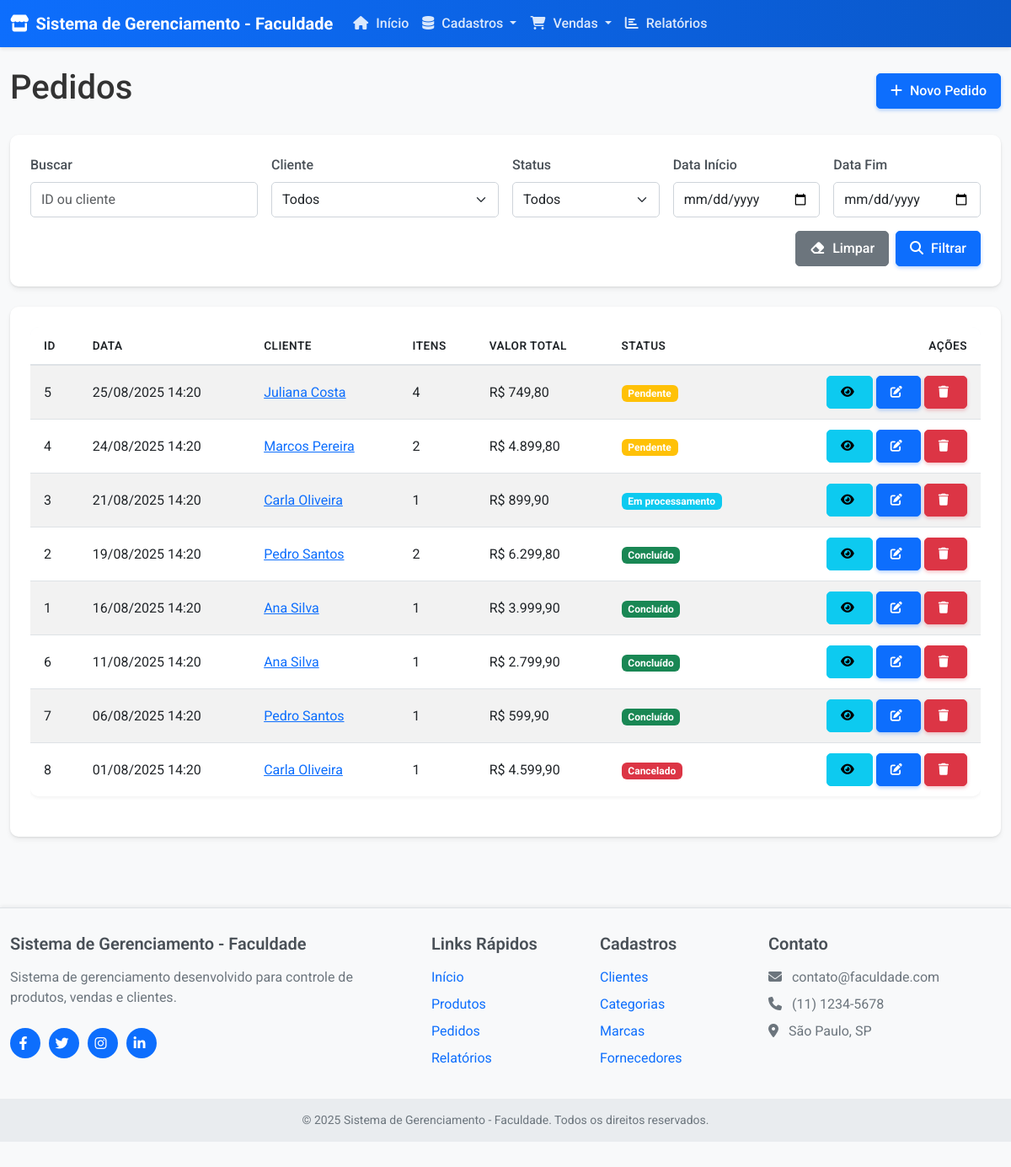
Page /pages/pedidos.php on the committed database.
### tables this page shows
CREATE TABLE IF NOT EXISTS pedido (
    IDPEDIDO INT AUTO_INCREMENT PRIMARY KEY,
    IDCLIENTE INT,
    DATAPEDIDO TIMESTAMP DEFAULT CURRENT_TIMESTAMP,
    VALORTOTAL DECIMAL(10,2) NOT NULL DEFAULT 0,
    STATUS VARCHAR(50) DEFAULT 'Pendente',
    OBSERVACOES TEXT,
    FOREIGN KEY (IDCLIENTE) REFERENCES cliente(IDCLIENTE) ON DELETE SET NULL
);

CREATE TABLE IF NOT EXISTS cliente (
    IDCLIENTE INT AUTO_INCREMENT PRIMARY KEY,
    NOME VARCHAR(100) NOT NULL,
    EMAIL VARCHAR(100),
    TELEFONE VARCHAR(20),
    ENDERECO VARCHAR(200),
    CIDADE VARCHAR(100),
    ESTADO VARCHAR(2),
    CEP VARCHAR(10),
    DATACADASTRO TIMESTAMP DEFAULT CURRENT_TIMESTAMP
);

### includes/database.php (called while the page is built, shortened)
<?php
class Database {
    private $host = DB_HOST;
    private $user = DB_USER;
    private $pass = DB_PASS;
    private $dbname = DB_NAME;
    private $conn;
    private $stmt;
    public function __construct() {
        $dsn = 'mysql:host=' . $this->host . ';dbname=' . $this->dbname;
        $options = array(
            PDO::ATTR_PERSISTENT => true,
            PDO::ATTR_ERRMODE => PDO::ERRMODE_EXCEPTION,
            PDO::ATTR_DEFAULT_FETCH_MODE => PDO::FETCH_ASSOC,
            PDO::MYSQL_ATTR_INIT_COMMAND => 'SET NAMES utf8'
        );
        try {
            $this->conn = new PDO($dsn, $this->user, $this->pass, $options);
        } catch(PDOException $e) {
            $this->error = $e->getMessage();
            echo 'Erro de conexão: ' . $this->error;
        }
    }
    public function query($sql, $params = []) {
        $this->stmt = $this->conn->prepare($sql);
        if (!empty($params)) {
            $i = 1;
            foreach ($params as $param) {
                $this->stmt->bindValue($i++, $param);
            }
        }
        $this->execute();
        return $this->stmt;
    }
    public function execute() {
        return $this->stmt->execute();
    }
}
?>

### pages/pedidos.php (the view, shortened to what this page needs)
<?php
require_once '../includes/database.php';
$db = new Database();
$page = isset($_GET['page']) ? (int)$_GET['page'] : 1;
$itemsPerPage = 10;
$offset = ($page - 1) * $itemsPerPage;
$search = isset($_GET['search']) ? cleanInput($_GET['search']) : '';
$dataInicio = isset($_GET['data_inicio']) ? cleanInput($_GET['data_inicio']) : '';
$dataFim = isset($_GET['data_fim']) ? cleanInput($_GET['data_fim']) : '';
$sql = "SELECT p.*, c.NOME as cliente_nome FROM pedido p
        LEFT JOIN cliente c ON p.IDCLIENTE = c.IDCLIENTE
        WHERE 1=1";
$params = [];
$sql .= " ORDER BY p.DATAPEDIDO DESC LIMIT $offset, $itemsPerPage";
$pedidos = $db->query($sql, $params)->fetchAll();
include '../includes/header.php';
?>
<div class="d-flex justify-content-between align-items-center mb-4">
    <h1>Pedidos</h1>
    <a href="pedido-form.php" class="btn btn-primary">
        <i class="fas fa-plus"></i> Novo Pedido
    </a>
</div>
<div class="card mb-4">
    <div class="card-body">
        <form method="GET" action="pedidos.php" class="row g-3">
            <div class="col-md-3">
                <label for="search" class="form-label">Buscar</label>
                <input type="text" class="form-control" id="search" name="search" value="<?php echo $search; ?>" placeholder="ID ou cliente">
            </div>
            <div class="col-md-3">
                <label for="cliente" class="form-label">Cliente</label>
                <select class="form-select" id="cliente" name="cliente">
                    <option value="">Todos</option>
                </select>
            </div>
            <div class="col-md-2">
                <label for="status" class="form-label">Status</label>
                <select class="form-select" id="status" name="status">
                    <option value="">Todos</option>
                </select>
            </div>
            <div class="col-md-2">
                <label for="data_inicio" class="form-label">Data Início</label>
                <input type="date" class="form-control" id="data_inicio" name="data_inicio" value="<?php echo $dataInicio; ?>">
            </div>
            <div class="col-md-2">
                <label for="data_fim" class="form-label">Data Fim</label>
                <input type="date" class="form-control" id="data_fim" name="data_fim" value="<?php echo $dataFim; ?>">
            </div>
            <div class="col-12 d-flex justify-content-end gap-2">
                <a href="pedidos.php" class="btn btn-secondary">
                    <i class="fas fa-eraser"></i> Limpar
                </a>
                <button type="submit" class="btn btn-primary">
                    <i class="fas fa-search"></i> Filtrar
                </button>
            </div>
        </form>
    </div>
</div>
<div class="card">
    <div class="card-body">
        <?php if (count($pedidos) > 0): ?>
            <div class="table-responsive">
                <table class="table table-hover table-striped">
                    <thead>
                        <tr>
                            <th>ID</th>
                            <th>Data</th>
                            <th>Cliente</th>
                            <th>Itens</th>
                            <th>Valor Total</th>
                            <th>Status</th>
                            <th class="text-end">Ações</th>
                        </tr>
                    </thead>
                    <tbody>
                        <?php foreach ($pedidos as $pedido):
                            $itensCount = $db->query(
                                "SELECT COUNT(*) as total FROM item_pedido WHERE IDPEDIDO = ?",
                                [$pedido['IDPEDIDO']]
                            )->fetch()['total'];
                        ?>
                            <tr>
                                <td><?php echo $pedido['IDPEDIDO']; ?></td>
                                <td><?php echo date('d/m/Y H:i', strtotime($pedido['DATAPEDIDO'])); ?></td>
                                <td>
                                    <?php if (!empty($pedido['cliente_nome'])): ?>
                                        <a href="cliente-detalhes.php?id=<?php echo $pedido['IDCLIENTE']; ?>">
                                            <?php echo $pedido['cliente_nome']; ?>
                                        </a>
                                    <?php else: ?>
                                        <span class="text-muted">Cliente não encontrado</span>
                                    <?php endif; ?>
                                </td>
                                <td><?php echo $itensCount; ?></td>
                                <td>R$ <?php echo number_format($pedido['VALORTOTAL'], 2, ',', '.'); ?></td>
                                <td>
                                    <?php
                                    $statusClass = '';
                                    switch ($pedido['STATUS']) {
                                        case 'Pendente':
                                            $statusClass = 'warning';
                                            break;
                                        case 'Em processamento':
                                            $statusClass = 'info';
                                            break;
                                        case 'Concluído':
                                            $statusClass = 'success';
                                            break;
                                        case 'Cancelado':
                                            $statusClass = 'danger';
                                            break;
                                    }
                                    ?>
                                    <span class="badge bg-<?php echo $statusClass; ?>">
                                        <?php echo $pedido['STATUS']; ?>
                                    </span>
                                </td>
                                <td class="text-end">
                                    <a href="pedido-detalhes.php?id=<?php echo $pedido['IDPEDIDO']; ?>" class="btn btn-sm btn-info" data-bs-toggle="tooltip" title="Detalhes">
                                        <i class="fas fa-eye"></i>
                                    </a>
                                    <a href="pedido-form.php?id=<?php echo $pedido['IDPEDIDO']; ?>" class="btn btn-sm btn-primary" data-bs-toggle="tooltip" title="Editar">
                                        <i class="fas fa-edit"></i>
                                    </a>
                                    <a href="pedidos.php?delete=<?php echo $pedido['IDPEDIDO']; ?>" class="btn btn-sm btn-danger btn-delete" data-bs-toggle="tooltip" title="Excluir">
                                        <i class="fas fa-trash"></i>
                                    </a>
                                </td>
                            </tr>
                        <?php endforeach; ?>
                    </tbody>
                </table>
            </div>
        <?php else: ?>
            <div class="alert alert-info">
                <i class="fas fa-info-circle"></i> Nenhum pedido encontrado.
            </div>
        <?php endif; ?>
    </div>
</div>
<?php
include '../includes/footer.php';
?>

### assets/css/style.css (style rules this page uses)
body { font-family: 'Roboto', sans-serif; background-color: #f8f9fa; color: #333; min-height: 100vh; display: flex; flex-direction: column; }
.card { border-radius: 10px; box-shadow: 0 4px 6px rgba(0, 0, 0, 0.05), 0 1px 3px rgba(0, 0, 0, 0.1); transition: transform 0.3s, box-shadow 0.3s; margin-bottom: 20px; border: none; overflow: hidden; }
.card-body { padding: 1.5rem; }
.btn { border-radius: 5px; padding: 0.5rem 1rem; transition: all 0.3s ease; position: relative; overflow: hidden; font-weight: 500; }
.btn::after { content: ''; position: absolute; top: 50%; left: 50%; width: 0; height: 0; background-color: rgba(255, 255, 255, 0.2); border-radius: 50%; transform: translate(-50%, -50%); transition: width 0.5s, height 0.5s; z-index: 1; pointer-events: none; }
.btn i { margin-right: 5px; }
.btn-primary { background-color: #0d6efd; border-color: #0d6efd; box-shadow: 0 2px 4px rgba(13, 110, 253, 0.3); }
.btn-danger { background-color: #dc3545; border-color: #dc3545; box-shadow: 0 2px 4px rgba(220, 53, 69, 0.3); }
.table { background-color: #fff; border-radius: 10px; overflow: hidden; box-shadow: 0 2px 4px rgba(0, 0, 0, 0.05); margin-bottom: 1.5rem; }
.table-responsive { border-radius: 10px; overflow: hidden; }
.table thead { background-color: #f1f4f9; }
.table th { font-weight: 600; border-bottom: 2px solid #dee2e6; text-transform: uppercase; font-size: 0.85rem; letter-spacing: 0.5px; padding: 0.75rem 1rem; vertical-align: middle; }
.table tbody td { padding: 0.75rem 1rem; vertical-align: middle; }
.table tbody tr:last-child td { border-bottom: none; }
.form-control, .form-select { border-radius: 5px; padding: 0.5rem 0.75rem; border: 1px solid #ced4da; transition: all 0.3s ease; }
.form-label { font-weight: 500; margin-bottom: 0.5rem; color: #495057; }
.fa, .fas, .far, .fab { margin-right: 5px; }

### assets/css/animations.css (style rules this page uses)
.hover-lift { transition: transform 0.3s ease, box-shadow 0.3s ease; }
.fade-in-element { opacity: 0; animation: fadeInAnimation 0.8s ease forwards; }
.pulse { animation: pulse 2s infinite; }
.btn-ripple { position: relative; overflow: hidden; }

### rows in the picture
pedido: IDPEDIDO "5", DATAPEDIDO "25/08/2025 14:20", IDCLIENTE.NOME "Juliana Costa", itensCount "4", VALORTOTAL "749,80", STATUS "Pendente"
pedido: IDPEDIDO "4", DATAPEDIDO "24/08/2025 14:20", IDCLIENTE.NOME "Marcos Pereira", itensCount "2", VALORTOTAL "4.899,80", STATUS "Pendente"
pedido: IDPEDIDO "3", DATAPEDIDO "21/08/2025 14:20", IDCLIENTE.NOME "Carla Oliveira", itensCount "1", VALORTOTAL "899,90", STATUS "Em processamento"
pedido: IDPEDIDO "2", DATAPEDIDO "19/08/2025 14:20", IDCLIENTE.NOME "Pedro Santos", VALORTOTAL "6.299,80", STATUS "Concluído"
pedido: IDPEDIDO "1", DATAPEDIDO "16/08/2025 14:20", IDCLIENTE.NOME "Ana Silva", VALORTOTAL "3.999,90", STATUS "Concluído"
pedido: IDPEDIDO "6", DATAPEDIDO "11/08/2025 14:20", IDCLIENTE.NOME "Ana Silva", itensCount "1", VALORTOTAL "2.799,90", STATUS "Concluído"
pedido: IDPEDIDO "7", DATAPEDIDO "06/08/2025 14:20", IDCLIENTE.NOME "Pedro Santos", itensCount "1", VALORTOTAL "599,90", STATUS "Concluído"
pedido: IDPEDIDO "8", DATAPEDIDO "01/08/2025 14:20", IDCLIENTE.NOME "Carla Oliveira", itensCount "1", VALORTOTAL "4.599,90", STATUS "Cancelado"

### other values in the picture
SITE_NAME "Sistema de Gerenciamento - Faculdade"
